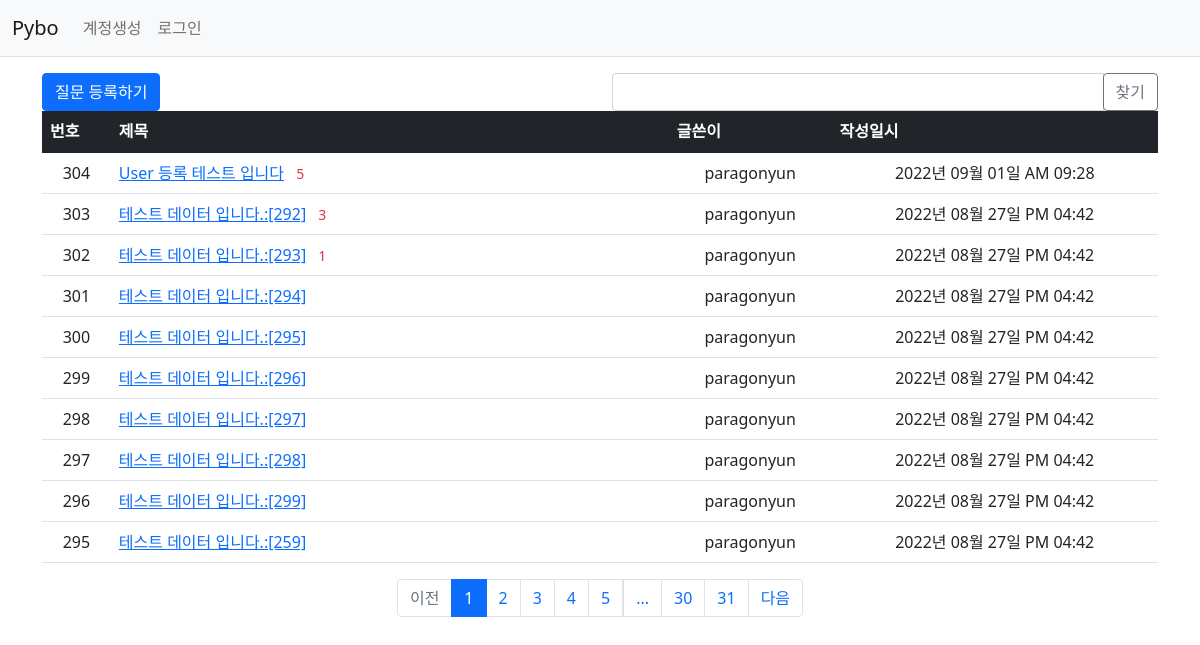
Page /question/list/ on the committed database.
### pybo/models.py (models this page shows)
class Question(db.Model) : ## class 이름으로 Table 이름이 생성됨
    id = db.Column(db.Integer, primary_key = True) ## 칼럼 속성과 기본키인지 아닌지
    subject = db.Column(db.String(200), nullable=False) ## Null값 허용 안 함
    content = db.Column(db.Text(), nullable=False)
    create_date = db.Column(db.DateTime(), nullable=False)
    user_id = db.Column(db.Integer, db.ForeignKey('user.id', ondelete='CASCADE'), nullable=False)
    user = db.relationship('User', backref=db.backref('question_set'))
    modify_date = db.Column(db.DateTime(), nullable=True)
    '''
    User 모델을 첫번째로 연결되어 있고 secondary=question_voter Table로 되어있으므로
    Question 모델로 추천인을 저장하면 실제 ㄷ이터는 quesion_voter Table에 저장
    추천인 정보는 voter column에 저장됨
    '''
    voter = db.relationship('User', secondary=question_voter, backref=db.backref('qestion_voter_set'))

class User(db.Model) :
    id = db.Column(db.Integer, primary_key = True)
    username = db.Column(db.String(150), unique=True, nullable=False)
    password = db.Column(db.String(200), nullable=False)
    email = db.Column(db.String(120), unique=True, nullable=False)

### pybo/views/question_views.py (the view, shortened to what this page needs)
@bp.route('/list/')
def _list() :
    page = request.args.get('page', type=int, default=1)  # 페이지
    kw = request.args.get('kw', type=str, default='')
    question_list = Question.query.order_by(Question.create_date.desc())
    question_list = question_list.paginate(page, per_page=10)
    return render_template('question/question_list.html', question_list = question_list, page=page, kw=kw)

### pybo/filter.py (called while the page is built)
def format_datetime(value, fmt = '%Y년 %m월 %d일 %p %I:%M') :
    return  value.strftime(fmt)

### pybo/views/auth_views.py (called while the page is built)
@bp.before_app_request
def load_logged_in_user() :
    user_id = session.get('user_id')
    if user_id is None :
        g.user = None
    else :
        g.user = User.query.get(user_id)

### pybo/templates/question/question_list.html (shortened to what this page needs)
{% extends 'base.html' %}
{% block content %}
<div class = "container my-3">
    <div class="row my-30">
        <div class="col-6">
            <a href="{{ url_for('question.create') }}" class="btn btn-primary">질문 등록하기</a>
        </div>
        <div class="col-6">
            <div class="input-group">
                <input type="text" id="search_kw" class="form-control" value="{{ kw or '' }}">
                <div class="input-group-append">
                    <button class="btn btn-outline-secondary" type="button" id="btn_search">찾기</button>
                </div>
            </div>
        </div>
    </div>
    <table class="table">
        <thead>
        <tr class="table-dark">
            <th>번호</th>
            <th style="width:50%">제목</th>
            <th>글쓴이</th>
            <th>작성일시</th>
        </tr>
        </thead>
        <tbody>
        {% if question_list %}
        {% for question in question_list.items %}
        <tr class="text-center">
            <td>{{ question_list.total - ((question_list.page-1) * question_list.per_page) - loop.index0 }}</td>
            <td class="text-start">
                <a href = "{{ url_for('question.detail', question_id=question.id)}}">{{ question.subject }}</a>
                {% if question.answer_set|length > 0 %}
                <span class="text-danger small mx-2">{{ question.answer_set|length }}</span>
                {% endif %}
            </td>
            <td>{{ question.user.username }}</td>
            <td>{{ question.create_date|datetime }}</td>
        </tr>
        {% endfor %}
        {% else %}
        <tr>
            <td colspan = "3">질문이 없습니다.</td>
        </tr>
        {% endif %}
        </tbody>
    </table>
    <ul class="pagination justify-content-center">
        {% if question_list.has_prev %}
        <li class="page-item">
            <a class="page-link" data-page="{{ question_list.prev_num }}" href="javascript:void(0)">이전</a>
        </li>
        {% else %}
        <li class="page-item disabled">
            <a class="page-link" tabindex="-1" aria-disabled="true" href="javascript:void(0)">이전</a>
        </li>
        {% endif %}
        {% for page_num in question_list.iter_pages() %}
        {% if page_num %}
        {% if page_num != question_list.page %}
        <li class="page-item">
            <a class="page-link" data-page="{{ page_num }}" href="javascript:void(0)">{{ page_num }}</a>
        </li>
        {% else %}
        <li class="page-item active" aria-current="page">
            <a class="page-link" href="javascript:void(0)">{{ page_num }}</a>
        </li>
        {% endif %}
        {% else %}
        <li class="disabled">
            <a class="page-link" href="javascript:void(0)">...</a>
        </li>
        {% endif %}
        {% endfor %}
        {% if question_list.has_next %}
        <li class="page-item">
            <a class="page-link" data-page="{{ question_list.next_num }}" href="javascript:void(0)">다음</a>
        </li>
        {% else %}
        <li class="page-item disabled">
            <a class="page-link" tabindex="-1" aria-disabled="true" href="javascript:void(0)">다음</a>
        </li>
        {% endif %}
    </ul>
</div>
{% endblock %}

### rows in the picture
Question: total "304", subject "User 등록 테스트 입니다", answer_set|length "5", user.username "paragonyun", create_date "2022년 09월 01일 AM 09:28"
Question: total "303", subject "테스트 데이터 입니다.:[292]", answer_set|length "3", user.username "paragonyun", create_date "2022년 08월 27일 PM 04:42"
Question: total "302", subject "테스트 데이터 입니다.:[293]", answer_set|length "1", user.username "paragonyun", create_date "2022년 08월 27일 PM 04:42"
Question: total "301", subject "테스트 데이터 입니다.:[294]", user.username "paragonyun", create_date "2022년 08월 27일 PM 04:42"
Question: id "300", subject "테스트 데이터 입니다.:[295]", user.username "paragonyun", create_date "2022년 08월 27일 PM 04:42"
Question: total "299", subject "테스트 데이터 입니다.:[296]", user.username "paragonyun", create_date "2022년 08월 27일 PM 04:42"
Question: total "298", subject "테스트 데이터 입니다.:[297]", user.username "paragonyun", create_date "2022년 08월 27일 PM 04:42"
Question: total "297", subject "테스트 데이터 입니다.:[298]", user.username "paragonyun", create_date "2022년 08월 27일 PM 04:42"
Question: total "296", subject "테스트 데이터 입니다.:[299]", user.username "paragonyun", create_date "2022년 08월 27일 PM 04:42"
Question: total "295", subject "테스트 데이터 입니다.:[259]", user.username "paragonyun", create_date "2022년 08월 27일 PM 04:42"

### other values in the picture
{{ page_num }} "1"
{{ page_num }} "2" "3" "4" "5" "30" "31"
